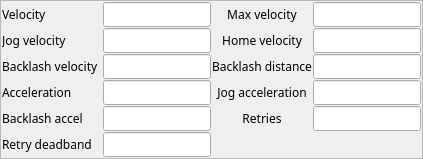
             <widget class="QFrame" name="frame_3">
              <property name="sizePolicy">
               <sizepolicy hsizetype="Preferred" vsizetype="Expanding">
                <horstretch>0</horstretch>
                <verstretch>0</verstretch>
               </sizepolicy>
              </property>
              <property name="frameShape">
               <enum>QFrame::StyledPanel</enum>
              </property>
              <property name="frameShadow">
               <enum>QFrame::Raised</enum>
              </property>
              <layout class="QVBoxLayout" name="verticalLayout_4">
               <property name="spacing">
                <number>1</number>
               </property>
               <property name="margin">
                <number>1</number>
               </property>
               <item>
                <layout class="QHBoxLayout" name="horizontalLayout_2">
                 <property name="spacing">
                  <number>1</number>
                 </property>
                 <item>
                  <widget class="QLabel" name="label_5">
                   <property name="sizePolicy">
                    <sizepolicy hsizetype="Fixed" vsizetype="Preferred">
                     <horstretch>0</horstretch>
                     <verstretch>0</verstretch>
                    </sizepolicy>
                   </property>
                   <property name="minimumSize">
                    <size>
                     <width>100</width>
                     <height>0</height>
                    </size>
                   </property>
                   <property name="font">
                    <font>
                     <family>Abyssinica SIL</family>
                     <pointsize>9</pointsize>
                    </font>
                   </property>
                   <property name="text">
                    <string>Velocity</string>
                   </property>
                  </widget>
                 </item>
                 <item>
                  <widget class="QELineEdit" name="qelineedit_3">
                   <property name="sizePolicy">
                    <sizepolicy hsizetype="Minimum" vsizetype="Fixed">
                     <horstretch>0</horstretch>
                     <verstretch>0</verstretch>
                    </sizepolicy>
                   </property>
                   <property name="minimumSize">
                    <size>
                     <width>0</width>
                     <height>1</height>
                    </size>
                   </property>
                   <property name="font">
                    <font>
                     <family>Abyssinica SIL</family>
                     <pointsize>9</pointsize>
                    </font>
                   </property>
                   <property name="variable" stdset="0">
                    <string>$(DMC)$(M).VELO</string>
                   </property>
                   <property name="addUnits">
                    <bool>true</bool>
                   </property>
                  </widget>
                 </item>
                 <item>
                  <widget class="QLabel" name="label_6">
                   <property name="sizePolicy">
                    <sizepolicy hsizetype="Preferred" vsizetype="Preferred">
                     <horstretch>0</horstretch>
                     <verstretch>0</verstretch>
                    </sizepolicy>
                   </property>
                   <property name="font">
                    <font>
                     <family>Abyssinica SIL</family>
                     <pointsize>9</pointsize>
                    </font>
                   </property>
                   <property name="text">
                    <string>Max velocity</string>
                   </property>
                   <property name="alignment">
                    <set>Qt::AlignCenter</set>
                   </property>
                  </widget>
                 </item>
                 <item>
                  <widget class="QELineEdit" name="qelineedit_4">
                   <property name="sizePolicy">
                    <sizepolicy hsizetype="Minimum" vsizetype="Fixed">
                     <horstretch>0</horstretch>
                     <verstretch>0</verstretch>
                    </sizepolicy>
                   </property>
                   <property name="minimumSize">
                    <size>
                     <width>0</width>
                     <height>1</height>
                    </size>
                   </property>
                   <property name="font">
                    <font>
                     <family>Abyssinica SIL</family>
                     <pointsize>9</pointsize>
                    </font>
                   </property>
                   <property name="variable" stdset="0">
                    <string>$(DMC)$(M).VMAX</string>
                   </property>
                   <property name="addUnits">
                    <bool>true</bool>
                   </property>
                  </widget>
                 </item>
                </layout>
               </item>
               <item>
                <layout class="QHBoxLayout" name="horizontalLayout_3">
                 <property name="spacing">
                  <number>1</number>
                 </property>
                 <item>
                  <widget class="QLabel" name="label_7">
                   <property name="sizePolicy">
                    <sizepolicy hsizetype="Fixed" vsizetype="Preferred">
                     <horstretch>0</horstretch>
                     <verstretch>0</verstretch>
                    </sizepolicy>
                   </property>
                   <property name="minimumSize">
                    <size>
                     <width>100</width>
                     <height>0</height>
                    </size>
                   </property>
                   <property name="font">
                    <font>
                     <family>Abyssinica SIL</family>
                     <pointsize>9</pointsize>
                    </font>
                   </property>
                   <property name="text">
                    <string>Jog velocity</string>
                   </property>
                  </widget>
                 </item>
                 <item>
                  <widget class="QELineEdit" name="qelineedit_5">
                   <property name="sizePolicy">
                    <sizepolicy hsizetype="Minimum" vsizetype="Fixed">
                     <horstretch>0</horstretch>
                     <verstretch>0</verstretch>
                    </sizepolicy>
                   </property>
                   <property name="minimumSize">
                    <size>
                     <width>0</width>
                     <height>1</height>
                    </size>
                   </property>
                   <property name="font">
                    <font>
                     <family>Abyssinica SIL</family>
                     <pointsize>9</pointsize>
                    </font>
                   </property>
                   <property name="variable" stdset="0">
                    <string>$(DMC)$(M).JVEL</string>
                   </property>
                   <property name="addUnits">
                    <bool>true</bool>
                   </property>
                  </widget>
                 </item>
                 <item>
                  <widget class="QLabel" name="label_8">
                   <property name="sizePolicy">
                    <sizepolicy hsizetype="Preferred" vsizetype="Preferred">
                     <horstretch>0</horstretch>
                     <verstretch>0</verstretch>
                    </sizepolicy>
                   </property>
                   <property name="font">
                    <font>
                     <family>Abyssinica SIL</family>
                     <pointsize>9</pointsize>
                    </font>
                   </property>
                   <property name="text">
                    <string>Home velocity</string>
                   </property>
                   <property name="alignment">
                    <set>Qt::AlignCenter</set>
                   </property>
                  </widget>
                 </item>
                 <item>
                  <widget class="QELineEdit" name="qelineedit_6">
                   <property name="sizePolicy">
                    <sizepolicy hsizetype="Minimum" vsizetype="Fixed">
                     <horstretch>0</horstretch>
                     <verstretch>0</verstretch>
                    </sizepolicy>
                   </property>
                   <property name="minimumSize">
                    <size>
                     <width>0</width>
                     <height>1</height>
                    </size>
                   </property>
                   <property name="font">
                    <font>
                     <family>Abyssinica SIL</family>
                     <pointsize>9</pointsize>
                    </font>
                   </property>
                   <property name="variable" stdset="0">
                    <string>$(DMC)$(M).HVEL</string>
                   </property>
                   <property name="addUnits">
                    <bool>true</bool>
                   </property>
                  </widget>
                 </item>
                </layout>
               </item>
               <item>
                <layout class="QHBoxLayout" name="horizontalLayout_4">
                 <property name="spacing">
                  <number>1</number>
                 </property>
                 <item>
                  <widget class="QLabel" name="label_9">
                   <property name="sizePolicy">
                    <sizepolicy hsizetype="Fixed" vsizetype="Preferred">
                     <horstretch>0</horstretch>
                     <verstretch>0</verstretch>
                    </sizepolicy>
                   </property>
                   <property name="minimumSize">
                    <size>
                     <width>100</width>
                     <height>0</height>
                    </size>
                   </property>
                   <property name="font">
                    <font>
                     <family>Abyssinica SIL</family>
                     <pointsize>9</pointsize>
                    </font>
                   </property>
                   <property name="text">
                    <string>Backlash velocity</string>
                   </property>
                  </widget>
                 </item>
                 <item>
                  <widget class="QELineEdit" name="qelineedit_7">
                   <property name="sizePolicy">
                    <sizepolicy hsizetype="Minimum" vsizetype="Fixed">
                     <horstretch>0</horstretch>
                     <verstretch>0</verstretch>
                    </sizepolicy>
                   </property>
                   <property name="minimumSize">
                    <size>
                     <width>0</width>
                     <height>1</height>
                    </size>
                   </property>
                   <property name="font">
                    <font>
                     <family>Abyssinica SIL</family>
                     <pointsize>9</pointsize>
                    </font>
                   </property>
                   <property name="variable" stdset="0">
                    <string>$(DMC)$(M).BVEL</string>
                   </property>
                   <property name="addUnits">
                    <bool>true</bool>
                   </property>
                  </widget>
                 </item>
                 <item>
                  <widget class="QLabel" name="label_10">
                   <property name="sizePolicy">
                    <sizepolicy hsizetype="Preferred" vsizetype="Preferred">
                     <horstretch>0</horstretch>
                     <verstretch>0</verstretch>
                    </sizepolicy>
                   </property>
                   <property name="font">
                    <font>
                     <family>Abyssinica SIL</family>
                     <pointsize>9</pointsize>
                    </font>
                   </property>
                   <property name="text">
                    <string>Backlash distance</string>
                   </property>
                   <property name="alignment">
                    <set>Qt::AlignCenter</set>
                   </property>
                  </widget>
                 </item>
                 <item>
                  <widget class="QELineEdit" name="qelineedit_8">
                   <property name="sizePolicy">
                    <sizepolicy hsizetype="Minimum" vsizetype="Fixed">
                     <horstretch>0</horstretch>
                     <verstretch>0</verstretch>
                    </sizepolicy>
                   </property>
                   <property name="minimumSize">
                    <size>
                     <width>0</width>
                     <height>1</height>
                    </size>
                   </property>
                   <property name="font">
                    <font>
                     <family>Abyssinica SIL</family>
                     <pointsize>9</pointsize>
                    </font>
                   </property>
                   <property name="variable" stdset="0">
                    <string>$(DMC)$(M).BDST</string>
                   </property>
                   <property name="addUnits">
                    <bool>true</bool>
                   </property>
                  </widget>
                 </item>
                </layout>
               </item>
               <item>
                <layout class="QHBoxLayout" name="horizontalLayout_5">
                 <property name="spacing">
                  <number>1</number>
                 </property>
                 <item>
                  <widget class="QLabel" name="label_11">
                   <property name="sizePolicy">
                    <sizepolicy hsizetype="Fixed" vsizetype="Preferred">
                     <horstretch>0</horstretch>
                     <verstretch>0</verstretch>
                    </sizepolicy>
                   </property>
                   <property name="minimumSize">
                    <size>
                     <width>100</width>
                     <height>0</height>
                    </size>
                   </property>
                   <property name="font">
                    <font>
                     <family>Abyssinica SIL</family>
                     <pointsize>9</pointsize>
                    </font>
                   </property>
                   <property name="text">
                    <string>Acceleration</string>
                   </property>
                  </widget>
                 </item>
                 <item>
                  <widget class="QELineEdit" name="qelineedit_9">
                   <property name="sizePolicy">
                    <sizepolicy hsizetype="Minimum" vsizetype="Fixed">
                     <horstretch>0</horstretch>
                     <verstretch>0</verstretch>
                    </sizepolicy>
                   </property>
                   <property name="minimumSize">
                    <size>
                     <width>0</width>
                     <height>1</height>
                    </size>
                   </property>
                   <property name="font">
                    <font>
                     <family>Abyssinica SIL</family>
                     <pointsize>9</pointsize>
                    </font>
                   </property>
                   <property name="variable" stdset="0">
                    <string>$(DMC)$(M).ACCL</string>
                   </property>
                   <property name="addUnits">
                    <bool>true</bool>
                   </property>
                  </widget>
                 </item>
                 <item>
                  <widget class="QLabel" name="label_12">
                   <property name="sizePolicy">
                    <sizepolicy hsizetype="Preferred" vsizetype="Preferred">
                     <horstretch>0</horstretch>
                     <verstretch>0</verstretch>
                    </sizepolicy>
                   </property>
                   <property name="font">
                    <font>
                     <family>Abyssinica SIL</family>
                     <pointsize>9</pointsize>
                    </font>
                   </property>
                   <property name="text">
                    <string>Jog acceleration</string>
                   </property>
                   <property name="alignment">
                    <set>Qt::AlignCenter</set>
                   </property>
                  </widget>
                 </item>
                 <item>
                  <widget class="QELineEdit" name="qelineedit_10">
                   <property name="sizePolicy">
                    <sizepolicy hsizetype="Minimum" vsizetype="Fixed">
                     <horstretch>0</horstretch>
                     <verstretch>0</verstretch>
                    </sizepolicy>
                   </property>
                   <property name="minimumSize">
                    <size>
                     <width>0</width>
                     <height>1</height>
                    </size>
                   </property>
                   <property name="font">
                    <font>
                     <family>Abyssinica SIL</family>
                     <pointsize>9</pointsize>
                    </font>
                   </property>
                   <property name="variable" stdset="0">
                    <string>$(DMC)$(M).JAR</string>
                   </property>
                   <property name="addUnits">
                    <bool>true</bool>
                   </property>
                  </widget>
                 </item>
                </layout>
               </item>
               <item>
                <layout class="QHBoxLayout" name="horizontalLayout_6">
                 <property name="spacing">
                  <number>1</number>
                 </property>
                 <item>
                  <widget class="QLabel" name="label_13">
                   <property name="sizePolicy">
                    <sizepolicy hsizetype="Fixed" vsizetype="Preferred">
                     <horstretch>0</horstretch>
                     <verstretch>0</verstretch>
                    </sizepolicy>
                   </property>
                   <property name="minimumSize">
                    <size>
                     <width>100</width>
                     <height>1</height>
                    </size>
                   </property>
                   <property name="font">
                    <font>
                     <family>Abyssinica SIL</family>
                     <pointsize>9</pointsize>
                    </font>
                   </property>
                   <property name="text">
                    <string>Backlash accel</string>
                   </property>
                  </widget>
                 </item>
                 <item>
                  <widget class="QELineEdit" name="qelineedit_11">
                   <property name="sizePolicy">
                    <sizepolicy hsizetype="Minimum" vsizetype="Fixed">
                     <horstretch>0</horstretch>
                     <verstretch>0</verstretch>
                    </sizepolicy>
                   </property>
                   <property name="minimumSize">
                    <size>
                     <width>0</width>
                     <height>1</height>
                    </size>
                   </property>
                   <property name="font">
                    <font>
                     <family>Abyssinica SIL</family>
                     <pointsize>9</pointsize>
                    </font>
                   </property>
                   <property name="variable" stdset="0">
                    <string>$(DMC)$(M).BACC</string>
                   </property>
                   <property name="addUnits">
                    <bool>true</bool>
                   </property>
                  </widget>
                 </item>
                 <item>
                  <widget class="QLabel" name="label_14">
                   <property name="sizePolicy">
                    <sizepolicy hsizetype="Preferred" vsizetype="Preferred">
                     <horstretch>0</horstretch>
                     <verstretch>0</verstretch>
                    </sizepolicy>
                   </property>
                   <property name="minimumSize">
                    <size>
                     <width>1</width>
                     <height>1</height>
                    </size>
                   </property>
                   <property name="font">
                    <font>
                     <family>Abyssinica SIL</family>
                     <pointsize>9</pointsize>
                    </font>
                   </property>
                   <property name="text">
                    <string>Retries</string>
                   </property>
                   <property name="alignment">
                    <set>Qt::AlignCenter</set>
                   </property>
                  </widget>
                 </item>
                 <item>
                  <widget class="QELineEdit" name="qelineedit_12">
                   <property name="sizePolicy">
                    <sizepolicy hsizetype="Minimum" vsizetype="Fixed">
                     <horstretch>0</horstretch>
                     <verstretch>0</verstretch>
                    </sizepolicy>
                   </property>
                   <property name="minimumSize">
                    <size>
                     <width>0</width>
                     <height>1</height>
                    </size>
                   </property>
                   <property name="font">
                    <font>
                     <family>Abyssinica SIL</family>
                     <pointsize>9</pointsize>
                    </font>
                   </property>
                   <property name="variable" stdset="0">
                    <string>$(DMC)$(M).RTRY</string>
                   </property>
                   <property name="addUnits">
                    <bool>false</bool>
                   </property>
                  </widget>
                 </item>
                </layout>
               </item>
               <item>
                <layout class="QHBoxLayout" name="horizontalLayout_33" stretch="1,1,1,1">
                 <property name="spacing">
                  <number>1</number>
                 </property>
                 <item>
                  <widget class="QLabel" name="label_46">
                   <property name="sizePolicy">
                    <sizepolicy hsizetype="Fixed" vsizetype="Preferred">
                     <horstretch>0</horstretch>
                     <verstretch>0</verstretch>
                    </sizepolicy>
                   </property>
                   <property name="minimumSize">
                    <size>
                     <width>100</width>
                     <height>1</height>
                    </size>
                   </property>
                   <property name="font">
                    <font>
                     <family>Abyssinica SIL</family>
                     <pointsize>9</pointsize>
                    </font>
                   </property>
                   <property name="text">
                    <string>Retry deadband</string>
                   </property>
                  </widget>
                 </item>
                 <item>
                  <widget class="QELineEdit" name="qelineedit_20">
                   <property name="sizePolicy">
                    <sizepolicy hsizetype="Minimum" vsizetype="Fixed">
                     <horstretch>0</horstretch>
                     <verstretch>0</verstretch>
                    </sizepolicy>
                   </property>
                   <property name="minimumSize">
                    <size>
                     <width>0</width>
                     <height>1</height>
                    </size>
                   </property>
                   <property name="font">
                    <font>
                     <family>Abyssinica SIL</family>
                     <pointsize>9</pointsize>
                    </font>
                   </property>
                   <property name="variable" stdset="0">
                    <string>$(DMC)$(M).RDBD</string>
                   </property>
                   <property name="addUnits">
                    <bool>true</bool>
                   </property>
                  </widget>
                 </item>
                 <item>
                  <spacer name="horizontalSpacer_11">
                   <property name="orientation">
                    <enum>Qt::Horizontal</enum>
                   </property>
                   <property name="sizeHint" stdset="0">
                    <size>
                     <width>40</width>
                     <height>20</height>
                    </size>
                   </property>
                  </spacer>
                 </item>
                 <item>
                  <spacer name="horizontalSpacer_12">
                   <property name="orientation">
                    <enum>Qt::Horizontal</enum>
                   </property>
                   <property name="sizeHint" stdset="0">
                    <size>
                     <width>40</width>
                     <height>20</height>
                    </size>
                   </property>
                  </spacer>
                 </item>
                </layout>
               </item>
              </layout>
             </widget>
